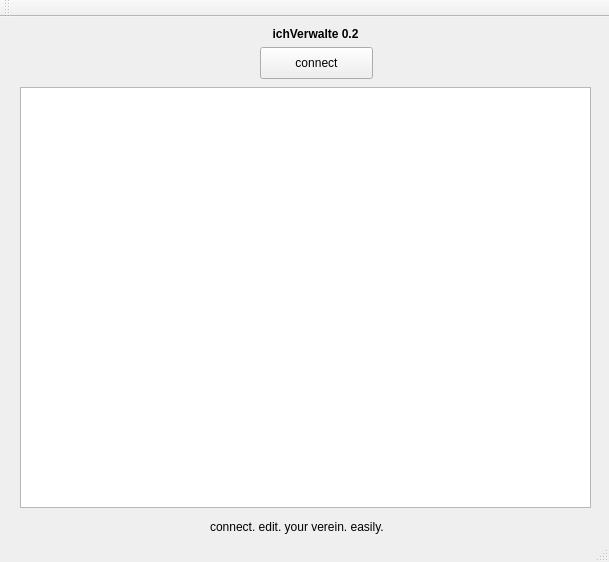
<?xml version="1.0" encoding="UTF-8"?>
<ui version="4.0">
 <class>MainWindow</class>
 <widget class="QMainWindow" name="MainWindow">
  <property name="geometry">
   <rect>
    <x>0</x>
    <y>0</y>
    <width>609</width>
    <height>562</height>
   </rect>
  </property>
  <property name="windowTitle">
   <string>MainWindow</string>
  </property>
  <widget class="QWidget" name="centralWidget">
   <widget class="QPushButton" name="pushButton">
    <property name="geometry">
     <rect>
      <x>260</x>
      <y>30</y>
      <width>113</width>
      <height>32</height>
     </rect>
    </property>
    <property name="font">
     <font>
      <weight>50</weight>
      <bold>false</bold>
     </font>
    </property>
    <property name="text">
     <string>connect</string>
    </property>
    <property name="default">
     <bool>false</bool>
    </property>
   </widget>
   <widget class="QLabel" name="label">
    <property name="geometry">
     <rect>
      <x>260</x>
      <y>10</y>
      <width>111</width>
      <height>20</height>
     </rect>
    </property>
    <property name="font">
     <font>
      <weight>75</weight>
      <bold>true</bold>
     </font>
    </property>
    <property name="text">
     <string>ichVerwalte 0.2</string>
    </property>
    <property name="alignment">
     <set>Qt::AlignHCenter|Qt::AlignTop</set>
    </property>
   </widget>
   <widget class="QLabel" name="label_2">
    <property name="geometry">
     <rect>
      <x>210</x>
      <y>500</y>
      <width>201</width>
      <height>20</height>
     </rect>
    </property>
    <property name="text">
     <string>connect. edit. your verein. easily.</string>
    </property>
   </widget>
   <widget class="QTableView" name="tableView">
    <property name="geometry">
     <rect>
      <x>20</x>
      <y>70</y>
      <width>571</width>
      <height>421</height>
     </rect>
    </property>
    <property name="showGrid">
     <bool>true</bool>
    </property>
    <property name="gridStyle">
     <enum>Qt::SolidLine</enum>
    </property>
    <property name="sortingEnabled">
     <bool>false</bool>
    </property>
    <property name="wordWrap">
     <bool>true</bool>
    </property>
   </widget>
  </widget>
  <widget class="QToolBar" name="mainToolBar">
   <attribute name="toolBarArea">
    <enum>TopToolBarArea</enum>
   </attribute>
   <attribute name="toolBarBreak">
    <bool>false</bool>
   </attribute>
  </widget>
  <widget class="QStatusBar" name="statusBar"/>
 </widget>
 <layoutdefault spacing="6" margin="11"/>
 <resources/>
 <connections/>
</ui>
